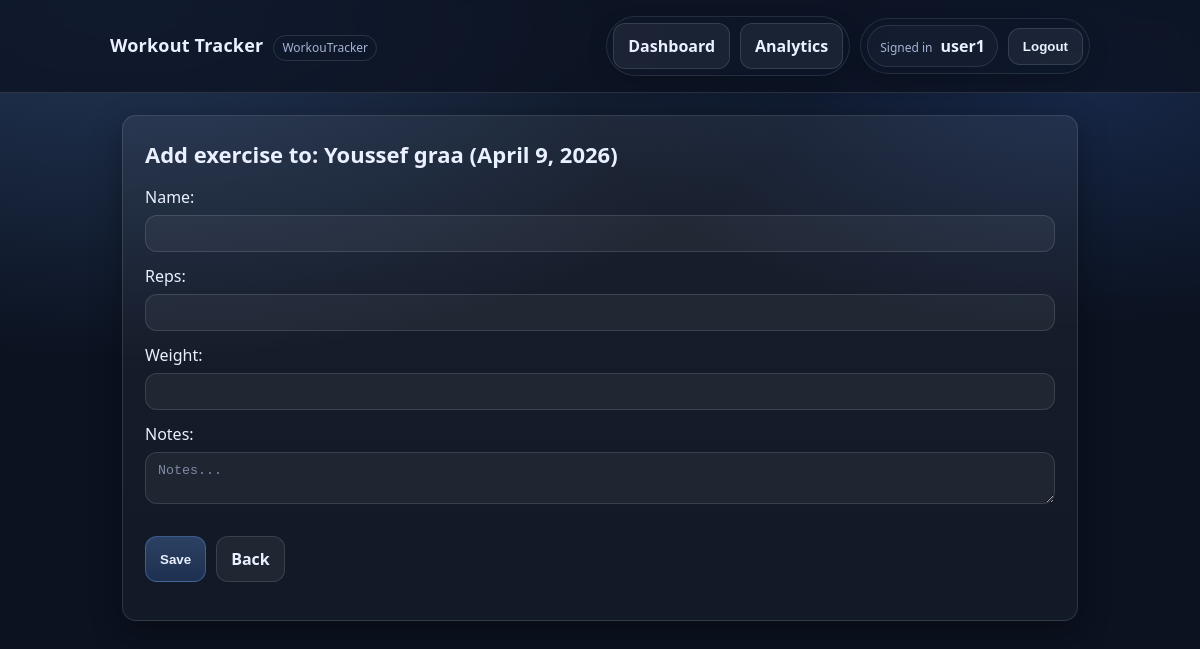
Before: /workouts/1/exercises/new/ (signed in) with the older database file.
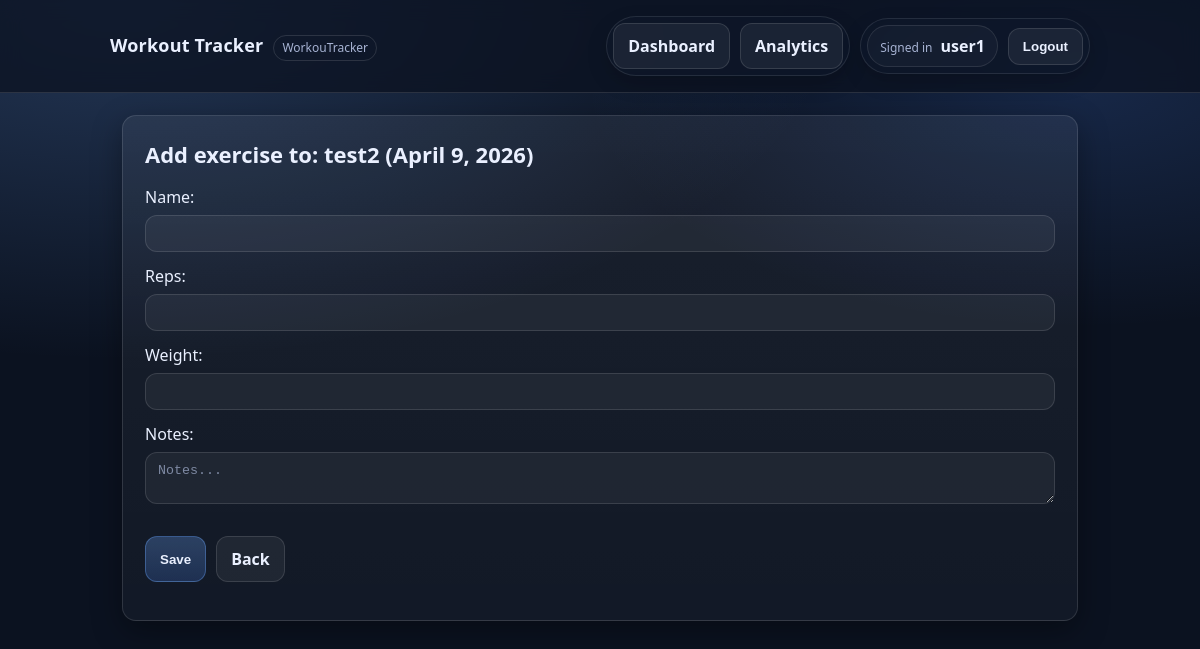
After: the same page with the newer database file.
### workouts/models.py (models this page shows, shortened)
class Workout(models.Model):
    name = models.CharField(max_length=100)
    date = models.DateField()
    finished = models.BooleanField(default=False)
    notes = models.TextField(blank=True)
    user = models.ForeignKey(
        settings.AUTH_USER_MODEL,
        on_delete=models.CASCADE,
        related_name='workouts',
    )

### workouts/views.py (the view, shortened to what this page needs)
class ExerciseCreateView(LoginRequiredMixin, CreateView):
    model = Exercise
    form_class = ExerciseForm
    template_name = 'workouts/exercise_form.html'
    def dispatch(self, request, *args, **kwargs):
        self.workout = get_object_or_404(Workout, pk=kwargs['workout_pk'], user=request.user)
        return super().dispatch(request, *args, **kwargs)
    def get_context_data(self, **kwargs):
        context = super().get_context_data(**kwargs)
        context['workout'] = self.workout
        return context

### workouts/forms.py
class ExerciseForm(forms.ModelForm):
    class Meta:
        model = Exercise
        fields = ['name', 'reps', 'weight', 'notes']
        widgets = {
            'notes': forms.Textarea(attrs={'rows': 2, 'placeholder': 'Notes...'}),
        }

### workouts/templates/workouts/exercise_form.html (shortened to what this page needs)
{% extends 'base.html' %}
{% block content %}
  {% if form.instance.pk %}
    <h2>Edit exercise: {{ workout.name }} ({{ workout.date }})</h2>
  {% else %}
    <h2>Add exercise to: {{ workout.name }} ({{ workout.date }})</h2>
  {% endif %}
  <form class="form" method="post">
    {{ form.as_p }}
    <div class="actions">
      <button class="btn btn-primary" type="submit">Save</button>
      <a class="btn" href="{% url 'workout_detail' workout.pk %}">Back</a>
    </div>
  </form>
{% endblock %}

Changed rows visible on the page:
changed Workout: name "Youssef graa" → "test2"
